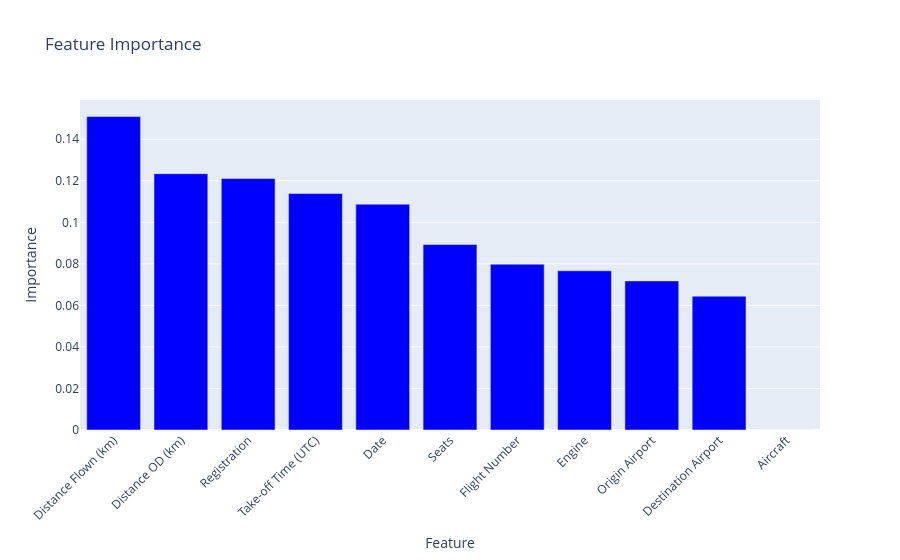

The notebook cell this image was saved under:
### Code cell
# using xgboost for regression on Contrails (kgCO2e), using data[feature_selection_list] as features
# we use cross validation to find the best parameters


X = data[input_features].values
y = data["Contrails (kgCO2e)"].values
X_train, X_test, y_train, y_test = train_test_split(
    X, y, test_size=0.2, random_state=42
)
# define the model
model = XGBRegressor()
# define the parameter grid for RandomizedSearchCV
param_dist = {
    "n_estimators": randint(50, 200),
    "max_depth": randint(2, 10),
    "min_child_weight": randint(1, 10),
    "subsample": uniform(0.5, 0.5),
    "colsample_bytree": uniform(0.5, 0.5),
    "gamma": uniform(0, 5),
    "reg_alpha": uniform(0, 1),
    "reg_lambda": uniform(0, 1),
}
# perform Randomized search with cross validation

grid_search = RandomizedSearchCV(
    model,
    param_distributions=param_dist,
    n_iter=10,
    scoring="neg_mean_squared_error",
    cv=KFold(n_splits=5, shuffle=True, random_state=42),
    verbose=1,
    n_jobs=-1,
)
grid_search.fit(X_train, y_train)
# print best parameters
print("Best parameters: ", grid_search.best_params_)
# print best score
print("Best score: ", grid_search.best_score_)
# fit the model with the best parameters
model = grid_search.best_estimator_
model.fit(X_train, y_train)
# make predictions on the test set
y_pred = model.predict(X_test)
# calculate the mean squared error and r squared
mse = mean_squared_error(y_test, y_pred)
rmse = np.sqrt(mse)
r2 = r2_score(y_test, y_pred)
print("Mean squared error: ", mse)
print("Root mean squared error: ", rmse)
print("R squared: ", r2)

# plot feature importance
importances = model.feature_importances_
indices = np.argsort(importances)[::-1]
fig = px.bar(
    y=importances[indices],
    x=data[input_features].columns[indices],
    labels={"x": "Feature", "y": "Importance"},
    title="Feature Importance",
)
fig.update_traces(marker_color="blue")
fig.update_layout(xaxis_tickangle=-45)
fig.show()

### Figure 1 — Plotly figure (JSON) as saved in the notebook; plotly's stock layout.template omitted (floating-point values rounded to 4 significant figures)
{"data": [{"hovertemplate": "Feature=%{x}<br>Importance=%{y}<extra></extra>", "legendgroup": "", "marker": {"color": "blue", "pattern": {"shape": ""}}, "name": "", "orientation": "v", "showlegend": false, "textposition": "auto", "type": "bar", "x": ["Distance Flown (km)", "Distance OD (km)", "Registration", "Take-off Time (UTC)", "Date", "Seats", "Flight Number", "Engine", "Origin Airport", "Destination Airport", "Aircraft"], "xaxis": "x", "y": [0.1509, 0.1234, 0.1211, 0.1138, 0.1087, 0.08933, 0.07984, 0.07665, 0.07178, 0.06442, 0.0], "yaxis": "y"}], "layout": {"barmode": "relative", "legend": {"tracegroupgap": 0}, "title": {"text": "Feature Importance"}, "xaxis": {"anchor": "y", "domain": [0, 1], "tickangle": -45, "title": {"text": "Feature"}}, "yaxis": {"anchor": "x", "domain": [0, 1], "title": {"text": "Importance"}}}}
